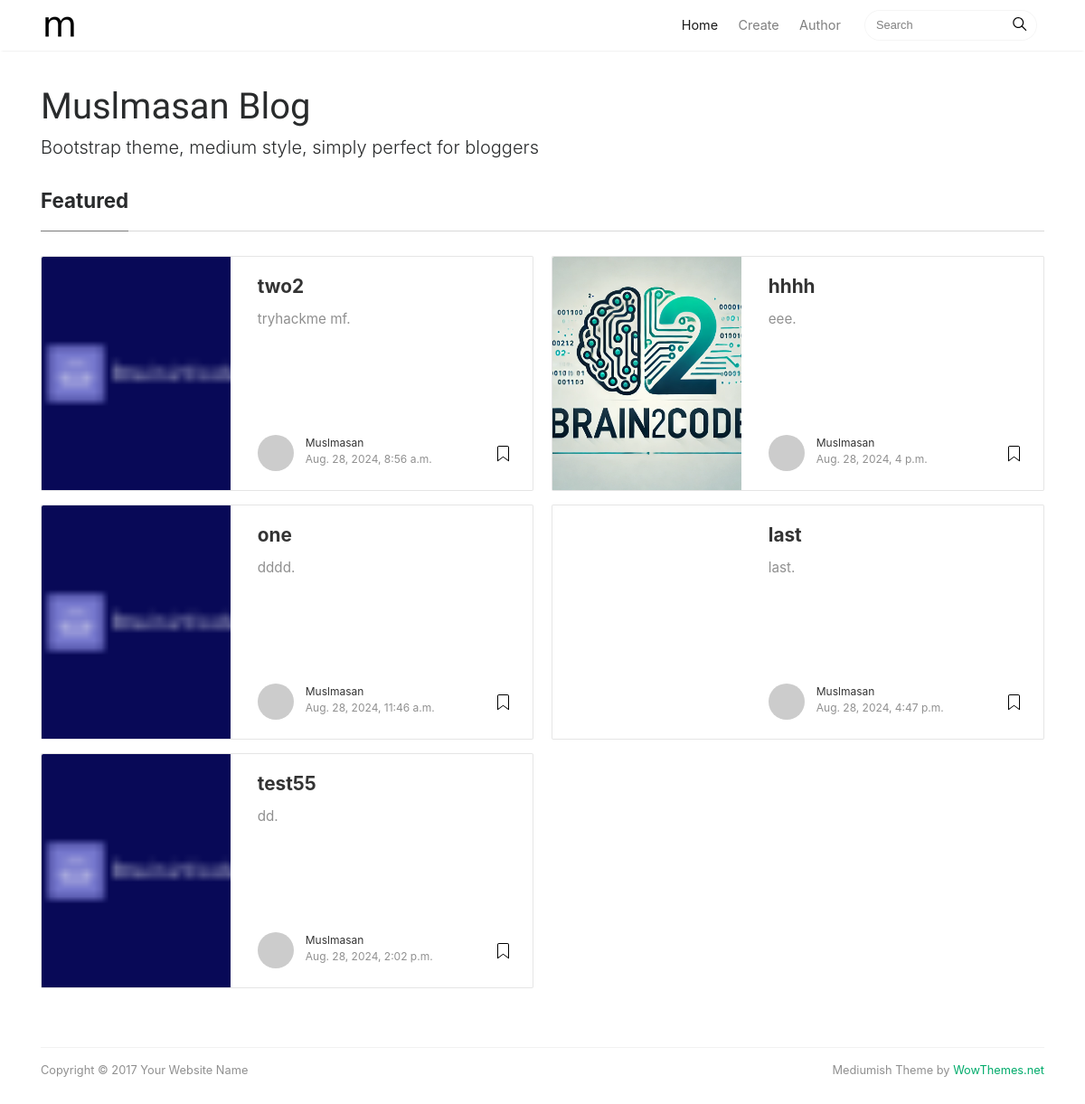
Before: / with the older database file.
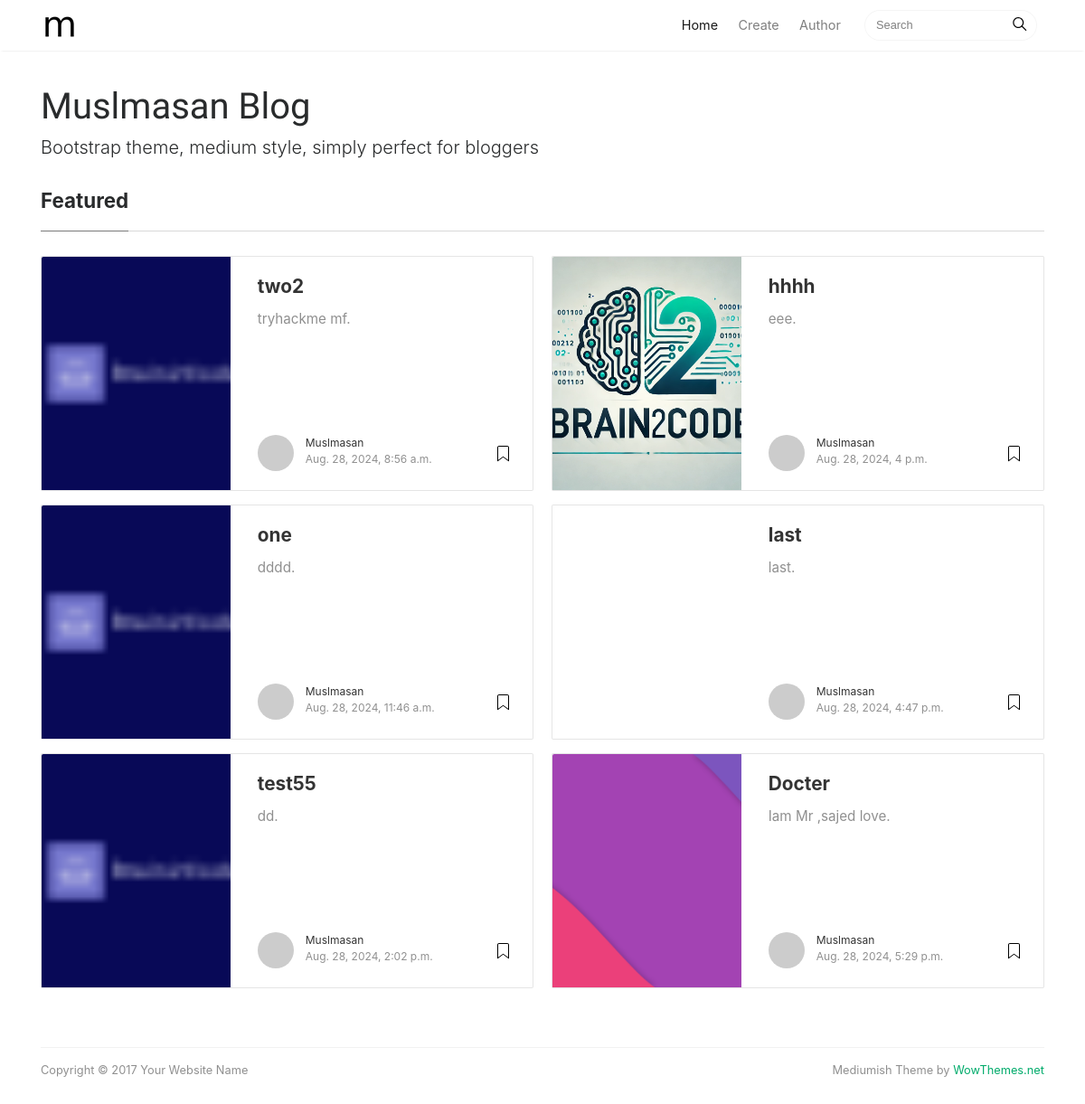
After: the same page with the newer database file.
### blog/models.py (models this page shows, shortened)
class Post(models.Model):
    title = models.CharField(max_length=200)
    content = models.TextField()
    image = models.ImageField(upload_to='images/', blank=True,null=True)
    update_at = models.DateTimeField(auto_now=True)
    published_at = models.DateTimeField(blank=True,null=True)
    created_at = models.DateTimeField(default=timezone.now)
    tags = models.ManyToManyField(Tag, related_name="posts")
    status = models.CharField(max_length=10,choices=[('draft','Draft'),('published','Puhlished')],default='draft')
    class Meta:
        ordering =['-published_at']

### blog/views.py (the view)
# urls.py: path('',views.Post_list.as_view(),name='post_list'),
class Post_list (ListView):
    model=Post
    context_object_name='posts'
    template_name='blog/home/index.html'

### blog/templates/blog/home/index.html (shortened to what this page needs)
{% load static %}
<!DOCTYPE html>
<html lang="en">
<head>
<link href="{% static 'css/bootstrap.min.css' %}" rel="stylesheet">
<link href="https://maxcdn.bootstrapcdn.com/font-awesome/4.7.0/css/font-awesome.min.css" rel="stylesheet">
<link href="{% static 'css/mediumish.css' %}" rel="stylesheet">
</head>
<body>
<nav class="navbar navbar-toggleable-md navbar-light bg-white fixed-top mediumnavigation">
<div class="container">
	<a class="navbar-brand" href="index.html">
	<img src="{% static '/img/logo.png' %}" alt="logo">
	</a>
	<div class="collapse navbar-collapse" id="navbarsExampleDefault">
		<ul class="navbar-nav ml-auto">
			<li class="nav-item active">
				<a class="nav-link" href="{% url 'post_list' %}">Home <span class="sr-only">(current)</span></a>
			</li>
			<li class="nav-item">
			<a class="nav-link" href="{% url 'post_create' %}">Create</a>
			</li>
			<li class="nav-item">
				<a class="nav-link" href="{% url 'author'%}">Author</a>
			</li>
		</ul>
		<form class="form-inline my-2 my-lg-0">
			<input class="form-control mr-sm-2" type="text" placeholder="Search">
			<span class="search-icon"><svg class="svgIcon-use" width="25" height="25" viewbox="0 0 25 25"><path d="M20.067 18.933l-4.157-4.157a6 6 0 1 0-.884.884l4.157 4.157a.624.624 0 1 0 .884-.884zM6.5 11c0-2.62 2.13-4.75 4.75-4.75S16 8.38 16 11s-2.13 4.75-4.75 4.75S6.5 13.62 6.5 11z"></path></svg></span>
		</form>
	</div>
</div>
</nav>
<div class="container">
	<div class="mainheading">
		<h1 class="sitetitle"> Muslmasan Blog </h1>
		<p class="lead">
			 Bootstrap theme, medium style, simply perfect for bloggers
		</p>
	</div>
	<section class="featured-posts">
	<div class="section-title">
		<h2><span>Featured</span></h2>
	</div>
	<div class="card-columns listfeaturedtag">
		{% for post in posts %}
		<div class="card">
			<div class="row">
				<div class="col-md-5 wrapthumbnail">
					<a href="{% url 'post_detail' post.id %}">
						{% if post.image %}
						<div class="thumbnail" style="background-image:url({{post.image.url}});">
						{% else %}
						<div class="thumbnail" >
						{% endif %}
						</div>
					</a>
				</div>
				<div class="col-md-7">
					<div class="card-block">
						<h2 class="card-title"><a href="{% url 'post_detail' post.id %}">{{ post.title }}</a></h2>
						<h4 class="card-text">{{ post.content }}.</h4>
						<div class="metafooter">
							<div class="wrapfooter">
								<span class="meta-footer-thumb">
								<a href="author.html"><img class="author-thumb" src="https://www.gravatar.com/avatar/e56154546cf4be74e393c62d1ae9f9d4?s=250&amp;d=mm&amp;r=x" alt="Sal"></a>
								</span>
								<span class="author-meta">
								<span class="post-name"><a href="author.html">Muslmasan</a></span><br/>
								<span class="post-date">{{ post.created_at }}</span>
								</span>
								<span class="post-read-more"><a href="{% url 'post_detail' post.id %}" title="Read Story"></a></span>
							</div>
						</div>
					</div>
				</div>
			</div>
		</div>
		{% endfor %}
	</div>
	</section>
	<div class="footer">
		<p class="pull-left">
			 Copyright &copy; 2017 Your Website Name
		</p>
		<p class="pull-right">
			 Mediumish Theme by <a target="_blank" href="https://www.wowthemes.net">WowThemes.net</a>
		</p>
		<div class="clearfix">
		</div>
	</div>
</div>
</body>
</html>

### static/css/mediumish.css (style rules this page uses)
body { padding-top:5rem; }
.mainheading { padding:1rem 0rem; }
a { color:#00ab6b; }
a,a:hover { transition:all 0.2s; }
.mediumnavigation { background:rgba(255,255,255,.97); box-shadow:0 2px 2px -2px rgba(0,0,0,.15); }
section { margin-bottom:20px; }
.section-title h2 { border-bottom:1px solid rgba(0,0,0,.15); margin-bottom:25px; font-weight:700; font-size:1.4rem; margin-bottom:27px; }
.section-title span { border-bottom:1px solid rgba(0,0,0,.44); display:inline-block; padding-bottom:20px; margin-bottom:-1px; }
@media (min-width:576px) { .card-columns.listfeaturedtag { -webkit-column-count:2; -moz-column-count:2; column-count:2; } }
@media (min-width:992px) { .navbar-toggleable-md .navbar-nav .nav-link { padding-right:.7rem; padding-left:.7rem; } }
.card-columns .card { margin-bottom:20px; }
.listfeaturedtag .wrapthumbnail { height:258px; flex:0 0 auto; }
.listfeaturedtag .card { border:1px solid rgba(0,0,0,.1); border-radius:2px; height:260px; padding-left:0; margin-bottom:15px; }
.listfeaturedtag .thumbnail { background-size:cover; height:100%; display:block; background-position:38% 22% !important; background-origin:border-box!important; border-top-left-radius:2px; }
.listfeaturedtag .card-block { padding-left:0; }
.listfeaturedtag h2.card-title,.listrecent h2.card-title { font-size:1.3rem; font-weight:700; line-height: 1.25; }
.listfeaturedtag h2.card-title a,.listrecent h2.card-title a { color:rgba(0,0,0,.8); }
.listfeaturedtag h4.card-text,.listrecent h4.card-text { color:rgba(0,0,0,.44); font-size:0.95rem; line-height:1.4; font-weight:400; }
.listfeaturedtag .wrapfooter { position:absolute; bottom:20px; font-size:12px; display:block; width:85%; }
.author-thumb { width:40px; height:40px; float:left; margin-right:13px; border-radius:100%; }
.author-meta { flex:1 1 auto; white-space:nowrap!important; text-overflow:ellipsis!important; overflow:hidden!important; }
span.post-name,span.post-date,span.author-meta { display:inline-block; }
span.post-date,span.post-read { color:rgba(0,0,0,.44); }
span.post-read-more { align-items:center; display:inline-block; float:right; margin-top:8px; }
span.post-read-more a { color:rgba(0,0,0,.44); }
span.post-name a,span.post-read-more a:hover { color:rgba(0,0,0,.8); }
.mediumnavigation .form-control { font-size:0.8rem; border-radius:30px; overflow:hidden; border:1px solid rgba(0,0,0,0.04); }
.mediumnavigation .form-inline { margin-left:15px; }
.mediumnavigation .navbar-brand { font-weight:500; }
.mediumnavigation .nav-item,.dropdown-menu { font-size:0.9rem; }
.mediumnavigation .search-icon { margin-left:-40px; display:inline-block; margin-top:3px; cursor:pointer; }
.mediumnavigation .navbar-brand img { max-height:30px; margin-right:5px; }
.mainheading h1.sitetitle { font-family:Righteous; }
.footer { border-top:1px solid rgba(0,0,0,.05)!important; padding-top:15px; padding-bottom:12px; font-size:0.8rem; color:rgba(0,0,0,.44); margin-top:50px; }
.card { border-radius:4px; }

Changed rows visible on the page:
added Post: image (picture), title "Docter", content "Iam Mr ,sajed love", created_at "Aug. 28, 2024, 5:29 p.m."
